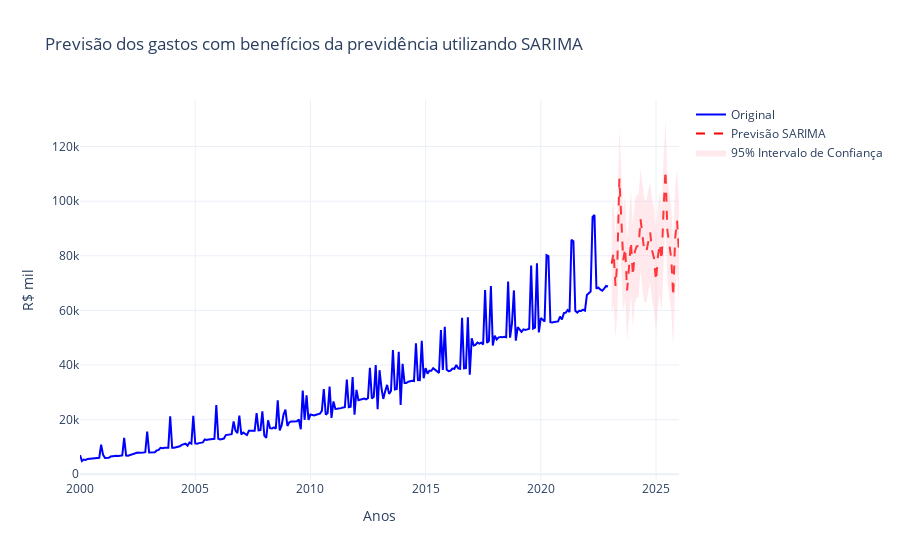

Here is the notebook cell this chart was saved with:
### Code cell
# Criando a figura interativa
fig = go.Figure()

# Configurar o Plotly para exibir no VS Code primeiro
pio.renderers.default = "vscode"

# Linha da série original
fig.add_trace(go.Scatter(
    x=df_sarima.index,
    y=df_sarima['Valor'],
    mode='lines',
    name='Original',
    line=dict(color='blue')
))

# Linha da previsão SARIMA
fig.add_trace(go.Scatter(
    x=forecast_index,
    y=forecast_values,
    mode='lines',
    name='Previsão SARIMA',
    line=dict(color='red', dash='dash')
))

# Área do intervalo de confiança
fig.add_trace(go.Scatter(
    x=list(forecast_index) + list(forecast_index[::-1]),
    y=list(upper_bound) + list(lower_bound[::-1]),
    fill='toself',
    fillcolor='rgba(255, 182, 193, 0.3)',  # Cor rosa com transparência
    line=dict(color='rgba(255,255,255,0)'),
    name='95% Intervalo de Confiança'
))

# Configurações do layout
fig.update_layout(
    title='Previsão dos gastos com benefícios da previdência utilizando SARIMA',
    xaxis_title='Anos',
    yaxis_title='R$ mil',
    template='plotly_white',
    hovermode='x',
)

# Exibir gráfico no VS Code
fig.show()
